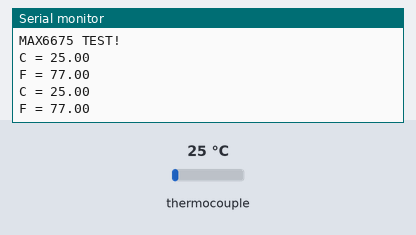
The sketch below on a simulated Arduino Uno, built with avr-gcc and run on an emulated ATmega328P. Parts: the last lines printed to the serial monitor. The inputs (shaded band) are chosen by the test bench; at power-on: thermocouple 25 °C.

Above: at 1.7 s.
1.8 s: thermocouple set to 6 °C
At 3.0 s:
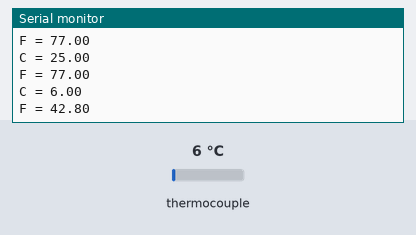
3.3 s: thermocouple set to 75 °C
At 3.9 s:
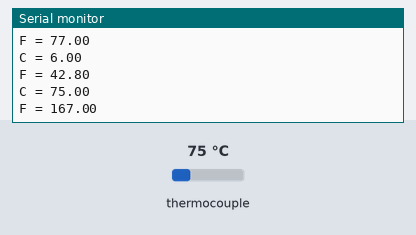
Timing chart, 0 to 6.3 s (numbered marks = the images above; inputs shaded):
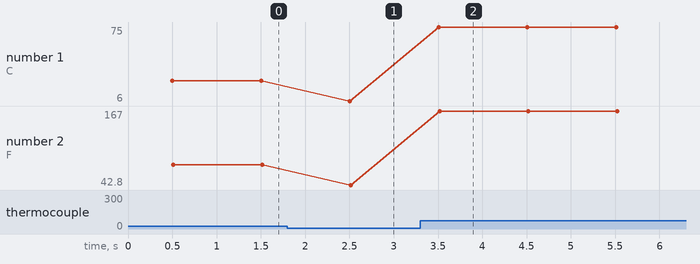

The sketch:

MAX6675_sample_code.ino
```cpp
/*
e-Gizmo MAX6675 Thermocouple Temperature sensor

This sample sketch will show you the temperature and
Fahrenheit value of the sensor.

MAX6675 library required on this code.
Downloads: https://github.com/e-Gizmo/MAX6675-Thermocouple-Temperature-sensor/blob/master/MAX6675.zip?raw=true

Modified by:
e-Gizmo Mechatronix Central
http://www.e-gizmo.com
August 15, 2017

Reference: http://www.ladyada.net/learn/sensors/thermocouple
*/

#include "max6675.h"

int DO = 4;
int CS = 5;
int CLK = 6;

MAX6675 thermocouple(CLK, CS, DO);

void setup() {
  Serial.begin(9600);
  Serial.println("MAX6675 TEST!");
  delay(500);
}

void loop() {
  // READOUT TEST
   Serial.print("C = ");
   Serial.println(thermocouple.readCelsius());
   Serial.print("F = ");
   Serial.println(thermocouple.readFahrenheit());
   delay(1000);
}
```

Measured:
- after the input at 1.8 s, the serial monitor: prints a new line after 0.70 s (image 1)
- after the input at 3.3 s, the serial monitor: prints a new line after 0.21 s (image 2)
- plotted number 1: 25 → 6 after the input at 1.8 s, 6 → 75 after the input at 3.3 s
- plotted number 2: 77 → 42.8 after the input at 1.8 s, 42.8 → 167 after the input at 3.3 s
